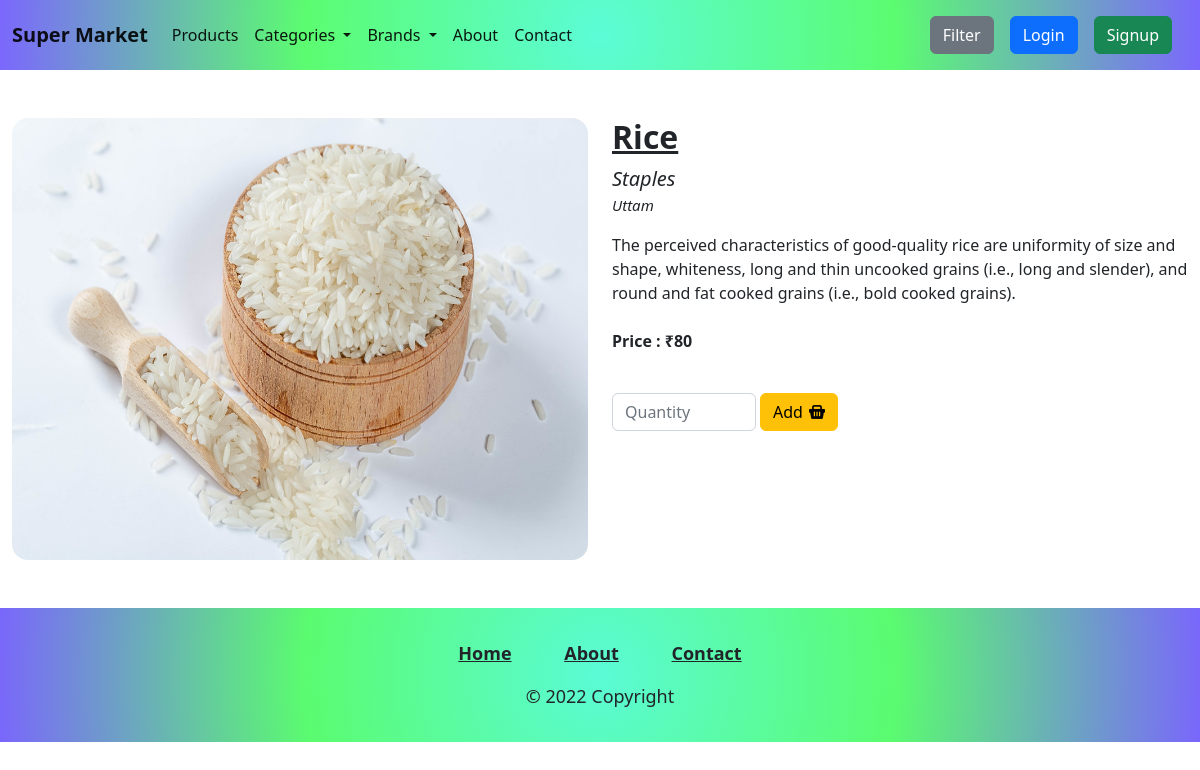
The app's page /product_desc.php?id=1 with its own data.
### tables this page shows
CREATE TABLE `products` (
  `id` int(11) NOT NULL,
  `name` varchar(255) NOT NULL,
  `description` longtext NOT NULL,
  `category` varchar(255) NOT NULL,
  `brand` varchar(255) NOT NULL,
  `price` int(11) NOT NULL,
  `img_path` varchar(255) NOT NULL
);

### product_desc.php (the view, shortened to what this page needs)
<!DOCTYPE html>
<html lang="en">
<head>
    <link href="https://cdn.jsdelivr.net/npm/bootstrap@5.2.1/dist/css/bootstrap.min.css" rel="stylesheet">
    <link rel="stylesheet" href="assets/css/style.css">
    <link rel="stylesheet" href="assets/css/home.css">
</head>
<body>
    <?php include 'includes/login-navbar.php' ?>
    <div class="container-fluid mt-5">
        <div class="row">
            <?php
            $id = $_GET['id'];
            $query = "SELECT * FROM products WHERE id='$id'";
            $result = mysqli_query($con, $query) or die($mysqli_error($con));
            ?>
            <?php
            $row = mysqli_fetch_assoc($result);
            ?>
            <div class="col-sm-6 ">
                <img src="<?php echo $row['img_path']; ?>" class="img-fluid rounded-4 mb-5" style="width: 662px; height: 442px; object-fir: fill;">
            </div>
            <div class="col-sm-6">
                <h2 class="text-decoration-underline fw-bold"><?php echo $row['name'] ?></h2>
                <p class="mb-0" style="font-style: italic; font-size: 20px;"><?php echo $row['category']; ?></p>
                <p class="mb-3" style="font-style: italic; font-size: 15px;"><?php echo $row['brand']; ?></p>
                <p class="mb-4"><?php echo $row['description']; ?></p>
                <p class="fw-bold">Price : ₹<?php echo $row['price']; ?></p>
                <div class="card-body">
                    <div class="row">
                        <form id="addtocart" method="POST" action="ccart_script.php" class="d-flex justify-content-start mt-4">
                            <div class="col-sm-3 m-0 p-0 me-1">
                                <input type="number" min="1" max="100" class="form-control" name="amount" placeholder="Quantity" aria-describedby="basic-addon1" required>
                            </div>
                            <div class="col-sm-2 m-0 p-0">
                                <button form="addtocart" name="add" value="<?php echo $row['id']; ?>" class="btn btn-warning">Add <img style="margin-left: 2px; margin-bottom: 4px;" src="assets/img/icons/tool.png" alt=""></button>
                            </div>
                            <div class="col-sm-6"></div>
                        </form>
                    </div>
                </div>
            </div>
        </div>
    </div>
    <?php include 'includes/login-footer.php' ?>
</body>
</html>

### records on screen
products: img_path (picture), name "Rice", category "Staples", brand "Uttam", description "The perceived characteristics of good-quality rice are uniformity of size and shape, whiteness, long and thin uncooked grains (i.e., long and slender), and round and fat cooked grains (i.e., bold cooked grains).", price "80"
